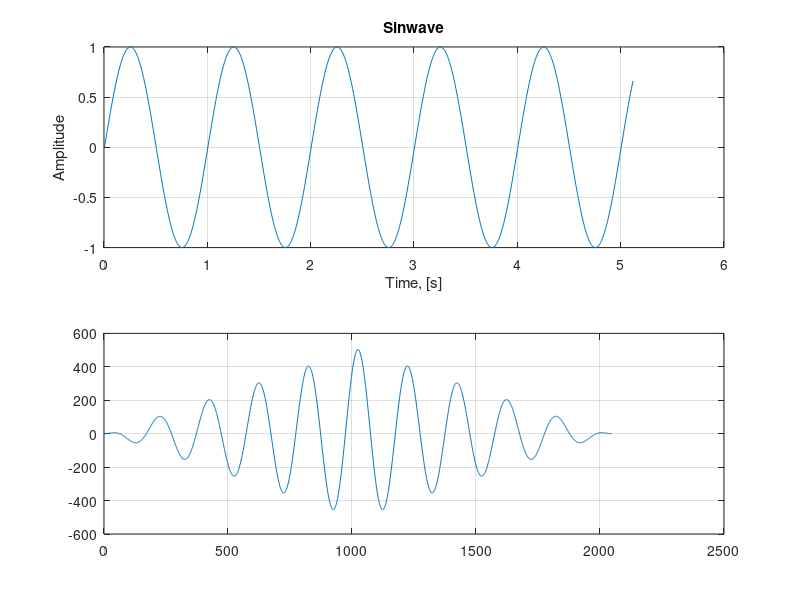

Here is the MATLAB script that generated this plot:
%510819056, Aditya Badayalya, Assignment 1
clc;clear;
N=1024; 
f1=1; 
FS=200;  
n=0:N-1; 
x=sin(2*pi*f1*n/FS);
t=[1:N]*(1/FS); 
subplot(2,1,1);
plot(t,x); 
title('Sinwave');
xlabel('Time, [s]');
ylabel('Amplitude');
grid;
Rxx=xcorr(x); 
subplot(2,1,2); 
plot(Rxx); 
grid;